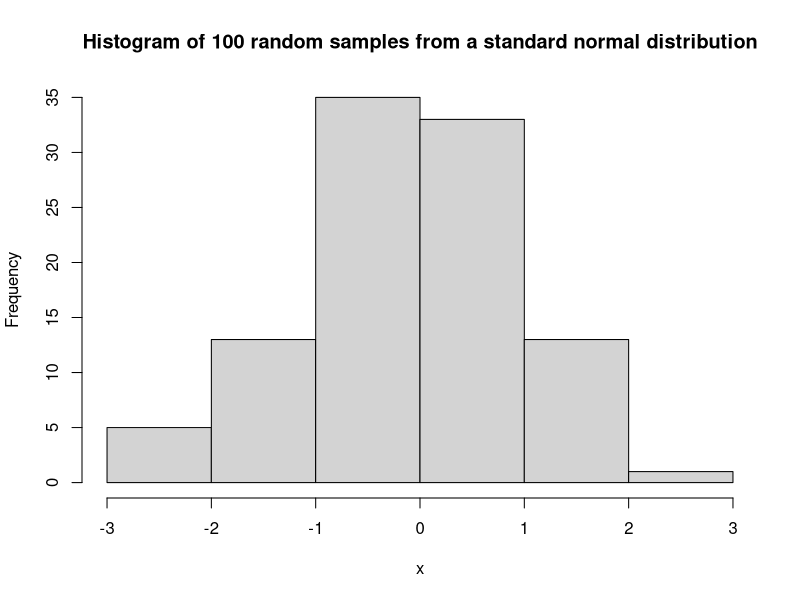

Write R code to recreate this figure.
## ---- chunk 1
x=rnorm(100, 0, 1)
## ---- chunk 2
A=median(x)
B=mean(x)
C=var(x)
## ---- chunk 3
hist(x,  main = paste("Histogram of 100 random samples from a standard normal distribution" ))
